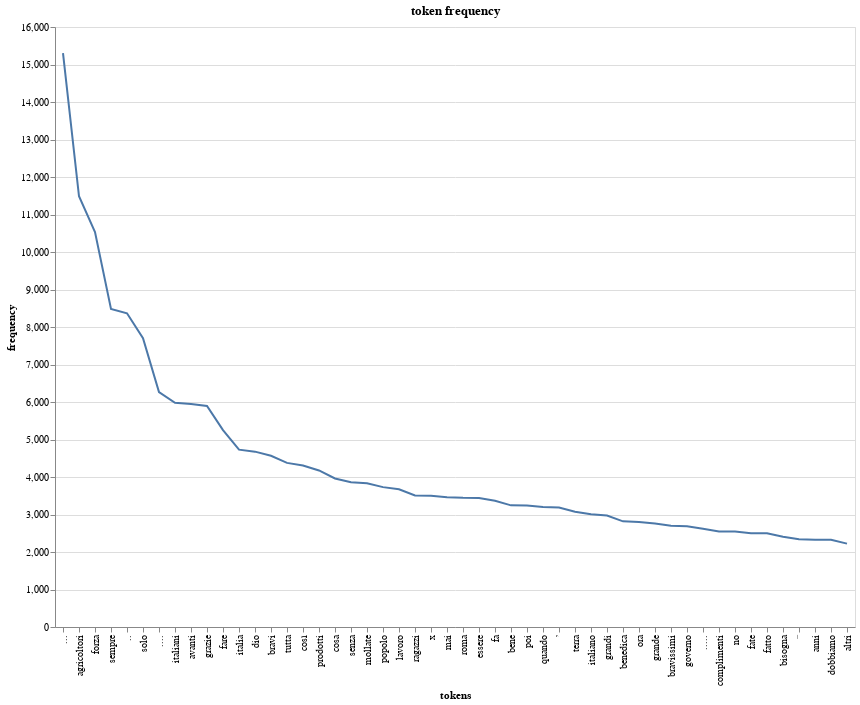

The notebook cell this image was saved under:
### Code cell
# Create a line plot
line_chart = alt.Chart(freq_df[:50]).mark_line().encode(
    y=alt.Y('Frequency', type="quantitative", title='frequency'),
    x=alt.X('Token', type="nominal", title='tokens', sort="-y")
).properties(
    title='token frequency'
)

line_chart.properties(width=800, height=600)

### Figure 1 — Vega-Lite specification as saved in the notebook (floating-point values rounded to 4 significant figures)
{"config": {"view": {"continuousWidth": 300, "continuousHeight": 300}}, "data": {"name": "data-75f0fd6d2d52f8e156a5b4a11b49869f"}, "mark": {"type": "line"}, "encoding": {"x": {"field": "Token", "sort": "-y", "title": "tokens", "type": "nominal"}, "y": {"field": "Frequency", "title": "frequency", "type": "quantitative"}}, "height": 600, "title": "token frequency", "width": 800, "$schema": "https://vega.github.io/schema/vega-lite/v5.17.0.json", "datasets": {"data-75f0fd6d2d52f8e156a5b4a11b49869f": [{"Token": "...", "Frequency": 15301}, {"Token": "agricoltori", "Frequency": 11486}, {"Token": "forza", "Frequency": 10532}, {"Token": "sempre", "Frequency": 8484}, {"Token": "..", "Frequency": 8365}, {"Token": "solo", "Frequency": 7703}, {"Token": "....", "Frequency": 6263}, {"Token": "italiani", "Frequency": 5981}, {"Token": "avanti", "Frequency": 5947}, {"Token": "grazie", "Frequency": 5894}, {"Token": "fare", "Frequency": 5250}, {"Token": "italia", "Frequency": 4729}, {"Token": "dio", "Frequency": 4676}, {"Token": "bravi", "Frequency": 4565}, {"Token": "tutta", "Frequency": 4376}, {"Token": "così", "Frequency": 4308}, {"Token": "prodotti", "Frequency": 4174}, {"Token": "cosa", "Frequency": 3960}, {"Token": "senza", "Frequency": 3859}, {"Token": "mollate", "Frequency": 3831}, {"Token": "popolo", "Frequency": 3730}, {"Token": "lavoro", "Frequency": 3674}, {"Token": "ragazzi", "Frequency": 3507}, {"Token": "x", "Frequency": 3501}, {"Token": "mai", "Frequency": 3458}, {"Token": "roma", "Frequency": 3444}, {"Token": "essere", "Frequency": 3441}, {"Token": "fa", "Frequency": 3365}, {"Token": "bene", "Frequency": 3244}, {"Token": "poi", "Frequency": 3238}, {"Token": "quando", "Frequency": 3202}, {"Token": "’", "Frequency": 3189}, {"Token": "terra", "Frequency": 3076}, {"Token": "italiano", "Frequency": 3005}, {"Token": "grandi", "Frequency": 2972}, {"Token": "benedica", "Frequency": 2818}, {"Token": "ora", "Frequency": 2800}, {"Token": "grande", "Frequency": 2757}, {"Token": "bravissimi", "Frequency": 2703}, {"Token": "governo", "Frequency": 2687}, {"Token": ".....", "Frequency": 2622}, {"Token": "complimenti", "Frequency": 2548}, {"Token": "no", "Frequency": 2546}, {"Token": "fate", "Frequency": 2503}, {"Token": "fatto", "Frequency": 2500}, {"Token": "bisogna", "Frequency": 2405}, {"Token": "``", "Frequency": 2337}, {"Token": "anni", "Frequency": 2326}, {"Token": "dobbiamo", "Frequency": 2325}, {"Token": "altri", "Frequency": 2223}]}}
